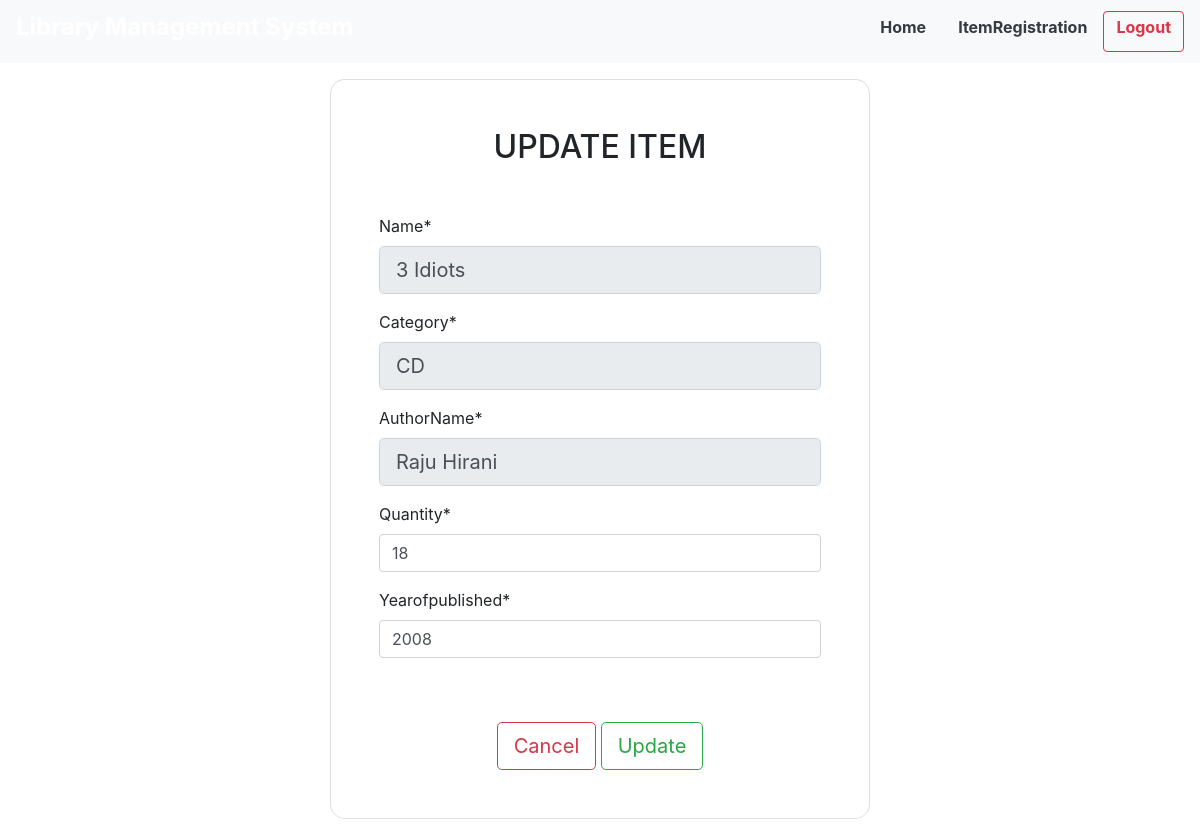
Page /UpdateItem/3 on the committed database.
### Student/models.py (models this page shows, shortened)
class Item(models.Model):
    Id = models.AutoField(primary_key=True)
    Name = models.CharField(max_length=30)
    Category = models.CharField(max_length=5)
    AuthorName = models.CharField(max_length=30)
    Quantity = models.IntegerField()
    YearOfPublished = models.IntegerField()

### Student/views.py (the view)
# urls.py: path('UpdateItem/<int:itemId>',UpdateItem, name='updateItem'),
def UpdateItem(request, itemId): #to update the Item in Database by admin only..using dynamic url...
    if request.method == 'POST':
        upitemObj = Item.objects.get(Id=itemId)
        upitemForm = ItemUpdation(request.POST, instance=upitemObj)
        if upitemForm.is_valid():
            upitemObj.save()
            messages.success(request, "Book Updated Successfully!")
            return redirect("/AdminIndex/")
        else:
            print("In Valid Book")
    else:
        upitemObj = Item.objects.get(Id=itemId) #getting the data of item to pass in the form for update..
        upitemForm = ItemUpdation(instance=upitemObj) #admin will get the same item data, to which he wants to update..
    return render(request, 'Admin/itemUpdate.html', {'form': upitemForm})

### Student/forms.py
class ItemUpdation(forms.ModelForm):  #form to update item only for admin
    Quantity = forms.IntegerField(min_value=1,max_value=50)
    YearOfPublished = forms.IntegerField(min_value=1980,max_value=datetime.now().year)
    class Meta:
        model = Item
        fields = '__all__'
        widgets={  #all the fields are reaonly except the quantity
            'Name': forms.TextInput(attrs={'readonly':True,'id': 'Name','class': 'form-control form-control-lg'}),
            'Category': forms.TextInput(attrs={'readonly':True,'id': 'Category','class': 'form-control form-control-lg'}),
            'AuthorName': forms.TextInput(attrs={'readonly':True,'id': 'AuthorName','class': 'form-control form-control-lg'}),
            'Quantity': forms.NumberInput(attrs={'id': 'Quantity','class': 'form-control form-control-lg'}),
            'YearOfPublished': forms.NumberInput(attrs={'readonly':True,'id': 'YearOfPublished','class': 'form-control form-control-lg'})
        }

### Template/Admin/itemUpdate.html (shortened to what this page needs)
<!DOCTYPE html>
{% load static %}
{% load crispy_forms_tags %}
<html>
    <head>
        <link rel="stylesheet" href="{% static 'Css/bootstrap.min.css' %}">
    </head>
    <body>
    <header>
    <nav class="navbar navbar-light bg-light sticky-top justify-content-between">
        <a class="navbar-brand"><h4 class="text-white font-weight-bold wow fadeInLeft">Library Management System</h4></a>
        <div class="d-flex align-items-center">
            <a class="nav-link text-dark" href="{% url 'adminIndex' %}"><h6 class="white-text font-weight-bold wow fadeInLeft">Home</h6></a>
            <a class="nav-link text-dark" href="{% url 'regItem' %}"><h6 class="white-text font-weight-bold wow fadeInLeft">ItemRegistration</h6></a>
            <a class="btn btn-outline-danger my-2 my-sm-0" href="{% url 'admLogout' %}"><h6 class="white-text font-weight-bold wow fadeInLeft">Logout</h6></a>
        </div>
    </nav>
<section>
  <div class="mask d-flex align-items-center h-100 gradient-custom-3">
    <div class="container h-100">
      <div class="row d-flex justify-content-center align-items-center h-100">
        <div class="col-12 col-md-9 col-lg-7 col-xl-6">
          <div class="card" style="border-radius: 15px;">
            <div class="card-body p-5">
              <h2 class="text-uppercase text-center mb-5">Update Item</h2>
              <form method="POST" novalidate>
                {{ form|crispy}}
                <br>
                <div class="text-center mt-4">
                  <a href="{% url 'adminIndex' %}" class="btn btn-outline-danger btn-lg">Cancel</a>
                  <button class="btn btn-outline-success btn-lg">Update</button>
                </div>
              </form>
            </div>
          </div>
        </div>
      </div>
    </div>
  </div>
</section>
</header>
    </body>
</html>

### rows in the picture
Item: Name "3 Idiots", Category "CD", AuthorName "Raju Hirani", Quantity "18", YearOfPublished "2008"
